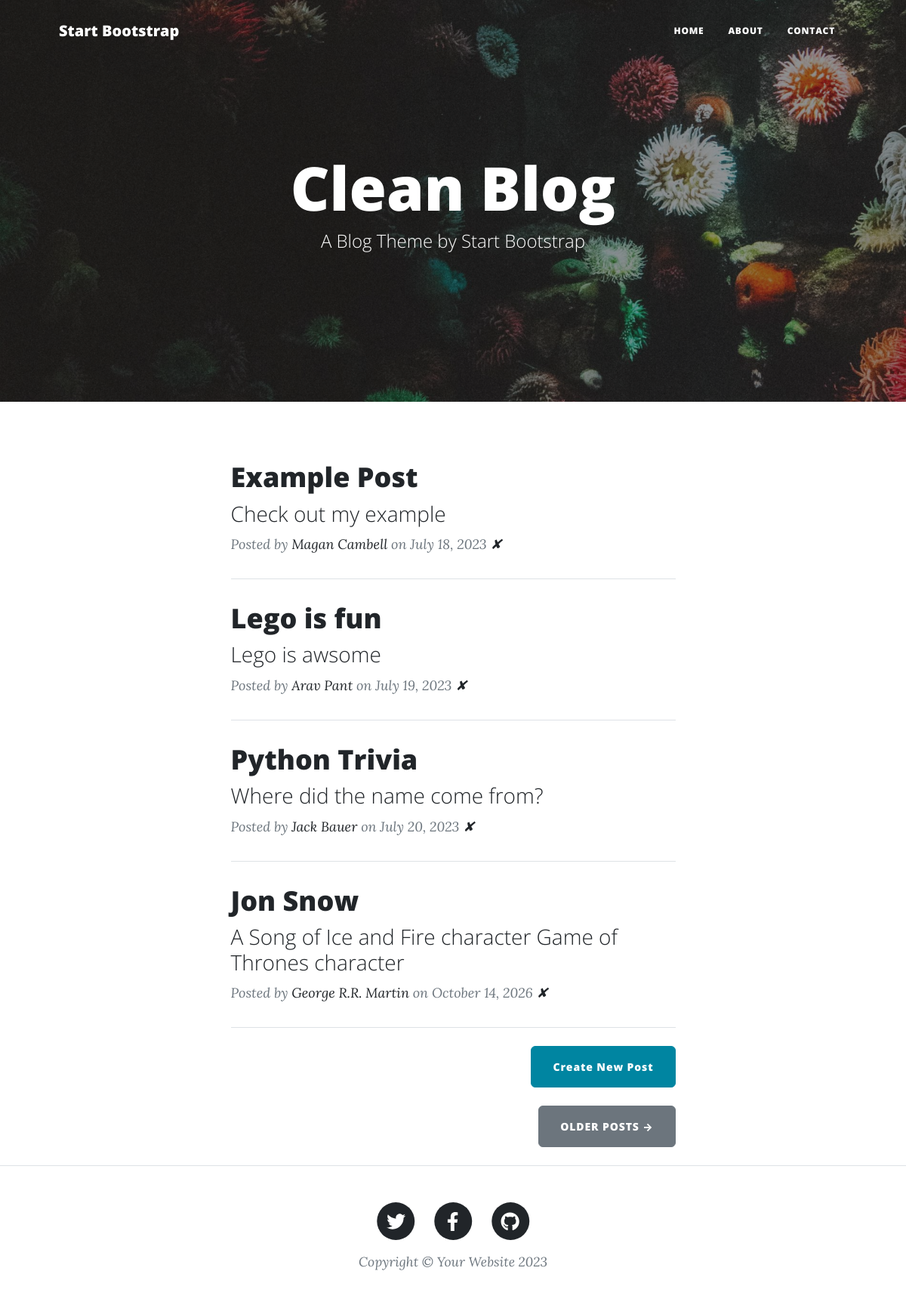
The page / on the database its author committed.
### main.py (models this page shows)
class BlogPost(db.Model):
    id: Mapped[int] = mapped_column(Integer, primary_key=True)
    title: Mapped[str] = mapped_column(String(250), unique=True, nullable=False)
    subtitle: Mapped[str] = mapped_column(String(250), nullable=False)
    date: Mapped[str] = mapped_column(String(250), nullable=False)
    body: Mapped[str] = mapped_column(Text, nullable=False)
    author: Mapped[str] = mapped_column(String(250), nullable=False)
    img_url: Mapped[str] = mapped_column(String(250), nullable=False)
    def to_dict(self):
        return {column.name: getattr(self, column.name) for column in self.__table__.columns}

### main.py (the view)
@app.route('/')
def get_all_posts():
    result = db.session.execute(db.select(BlogPost).order_by(BlogPost.id)).scalars().all()
    posts = [post.to_dict() for post in result]
    return render_template("index.html", all_posts=posts)

### templates/index.html
{% include "header.html" %}
<header
  class="masthead"
  style="background-image: url('../static/assets/img/home-bg.jpg')"
>
  <div class="container position-relative px-4 px-lg-5">
    <div class="row gx-4 gx-lg-5 justify-content-center">
      <div class="col-md-10 col-lg-8 col-xl-7">
        <div class="site-heading">
          <h1>Clean Blog</h1>
          <span class="subheading">A Blog Theme by Start Bootstrap</span>
        </div>
      </div>
    </div>
  </div>
</header>
<div class="container px-4 px-lg-5">
  <div class="row gx-4 gx-lg-5 justify-content-center">
    <div class="col-md-10 col-lg-8 col-xl-7">
      {% for post in all_posts %}
      <div class="post-preview">
        <a href="{{ url_for('show_post', post_id=post.id) }}">
          <h2 class="post-title">{{ post.title }}</h2>
          <h3 class="post-subtitle">{{ post.subtitle }}</h3>
        </a>
        <p class="post-meta">
          Posted by
          <a href="#">{{post.author}}</a>
          on {{post.date}}
           <a href="{{url_for('delete_post', post_id=post.id) }}">✘</a>
        </p>
      </div>
      <hr class="my-4" />
      {% endfor %}
      <div class="d-flex justify-content-end mb-4">
        <a
          class="btn btn-primary float-right"
          href="{{ url_for('new_post') }}"
          >Create New Post</a
        >
      </div>
      <div class="d-flex justify-content-end mb-4">
        <a class="btn btn-secondary text-uppercase" href="#!">Older Posts →</a>
      </div>
    </div>
  </div>
</div>
{% include "footer.html" %}

### templates/header.html (shortened to what this page needs)
<!DOCTYPE html>
<html lang="en">
  <head>
    {% block styles %}
    {{ bootstrap.load_css() }}
    <link
      href="{{ url_for('static', filename='css/styles.css') }}"
      rel="stylesheet"
    />
    {% endblock %}
  </head>
  <body>
    <nav class="navbar navbar-expand-lg navbar-light" id="mainNav">
      <div class="container px-4 px-lg-5">
        <a class="navbar-brand" href="/">Start Bootstrap</a>
        <div class="collapse navbar-collapse" id="navbarResponsive">
          <ul class="navbar-nav ms-auto py-4 py-lg-0">
            <li class="nav-item">
              <a
                class="nav-link px-lg-3 py-3 py-lg-4"
                href="{{ url_for('get_all_posts') }}"
                >Home</a
              >
            </li>
            <li class="nav-item">
              <a
                class="nav-link px-lg-3 py-3 py-lg-4"
                href="{{ url_for('about') }}"
                >About</a
              >
            </li>
            <li class="nav-item">
              <a
                class="nav-link px-lg-3 py-3 py-lg-4"
                href="{{ url_for('contact') }}"
                >Contact</a
              >
            </li>
          </ul>
        </div>
      </div>
    </nav>

### templates/footer.html (shortened to what this page needs)
        <footer class="border-top">
          <div class="container px-4 px-lg-5">
              <div class="row gx-4 gx-lg-5 justify-content-center">
                  <div class="col-md-10 col-lg-8 col-xl-7">
                      <ul class="list-inline text-center">
                          <li class="list-inline-item">
                              <a href="#!">
                                  <span class="fa-stack fa-lg">
                                      <i class="fas fa-circle fa-stack-2x"></i>
                                      <i class="fab fa-twitter fa-stack-1x fa-inverse"></i>
                                  </span>
                              </a>
                          </li>
                          <li class="list-inline-item">
                              <a href="#!">
                                  <span class="fa-stack fa-lg">
                                      <i class="fas fa-circle fa-stack-2x"></i>
                                      <i class="fab fa-facebook-f fa-stack-1x fa-inverse"></i>
                                  </span>
                              </a>
                          </li>
                          <li class="list-inline-item">
                              <a href="#!">
                                  <span class="fa-stack fa-lg">
                                      <i class="fas fa-circle fa-stack-2x"></i>
                                      <i class="fab fa-github fa-stack-1x fa-inverse"></i>
                                  </span>
                              </a>
                          </li>
                      </ul>
                      <div class="small text-center text-muted fst-italic">Copyright &copy; Your Website 2023</div>
                  </div>
              </div>
          </div>
      </footer>
  </body>
</html>

### rows shown on the page
BlogPost: title "Example Post", subtitle "Check out my example", author "Magan Cambell", date "July 18, 2023"
BlogPost: title "Lego is fun", subtitle "Lego is awsome", author "Arav Pant", date "July 19, 2023"
BlogPost: title "Python Trivia", subtitle "Where did the name come from?", author "Jack Bauer", date "July 20, 2023"
BlogPost: title "Jon Snow", subtitle "A Song of Ice and Fire character Game of Thrones character", author "George R.R. Martin", date "October 14, 2026"
